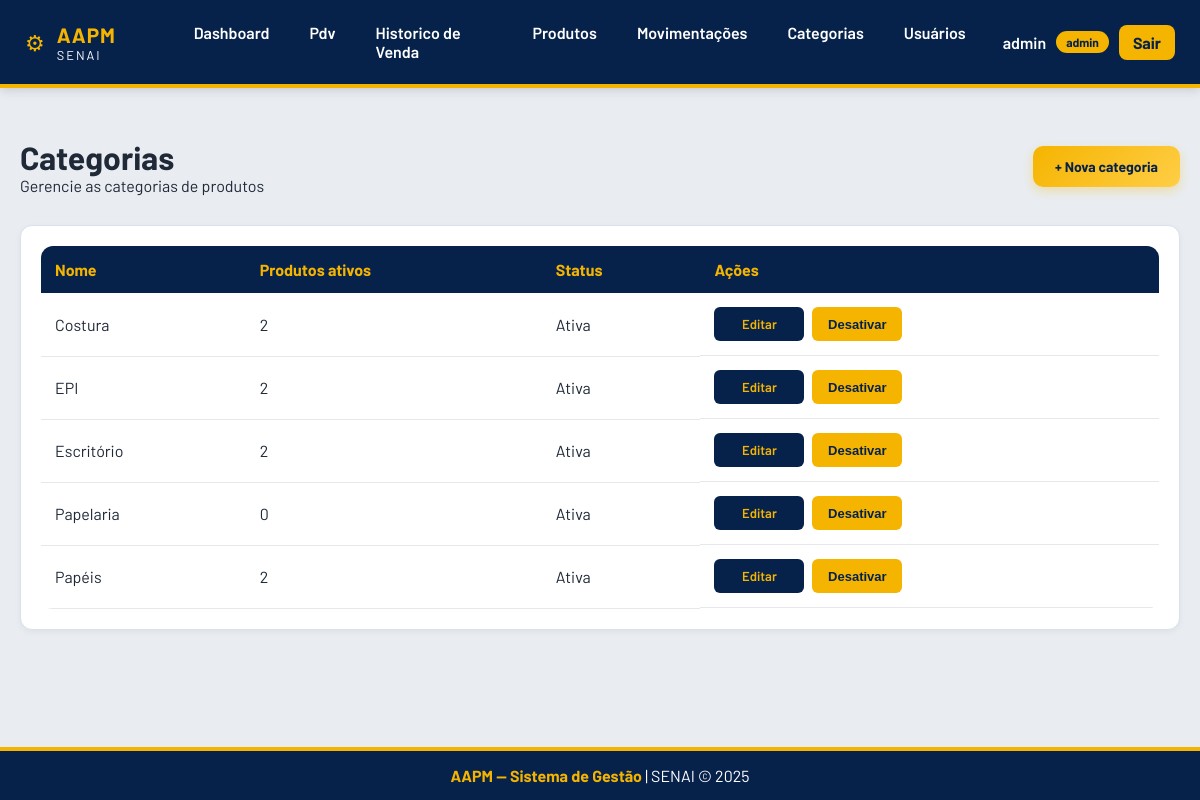
The page /categorias/ (signed in) on the database its author committed.
### app/models/categoria.py (models this page shows)
class Categoria(Base):
    __tablename__ = "categorias"
    id = Column(Integer, primary_key=True,autoincrement=True, index=True)
    nome = Column(String(100), nullable=False, unique=True)
    ativo = Column(Boolean, default=True)
    produtos = relationship("Produto", back_populates="categoria", lazy="select")

### app/controllers/categoria_controller.py (the view)
@router.get("/")
def listar_categorias(
    request: Request,
    db: Session = Depends(get_db),
    admin = Depends(get_admin)
):
    categorias = db.query(Categoria).order_by(Categoria.nome).all()
    return templates.TemplateResponse(
        request,
        "categorias/index.html",
        {
            "request":    request,
            "usuario":    admin,
            "categorias": categorias,
        }
    )

### app/templates/categorias/index.html (shortened to what this page needs)
{% extends "base.html" %}
{% block conteudo %}
<div class="page-header">
  <div>
    <h1 class="page-title">Categorias</h1>
    <p class="page-subtitle">Gerencie as categorias de produtos</p>
  </div>
  <a href="/categorias/nova" class="btn-primary">+ Nova categoria</a>
</div>
<div class="card">
  <div class="table-wrapper">
    <table class="table">
      <thead>
        <tr>
          <th>Nome</th>
          <th>Produtos ativos</th>
          <th>Status</th>
          <th>Ações</th>
        </tr>
      </thead>
      <tbody>
        {% for c in categorias %}
        <tr>
          <td>{{ c.nome }}</td>
          <td>{{ c.produtos | selectattr('ativo') | list | length }}</td>
          <td>
            <span class="status-badge status-badge--{{ 'ativo' if c.ativo else 'inativo' }}">
              {{ "Ativa" if c.ativo else "Inativa" }}
            </span>
          </td>
          <td class="td-actions">
            <a href="/categorias/{{ c.id }}/editar" class="btn-table">Editar</a>
            <form action="/categorias/{{ c.id }}/toggle-ativo" method="post" style="display:inline;">
              <button type="submit" class="btn-table btn-table--warn">
                {{ "Desativar" if c.ativo else "Ativar" }}
              </button>
            </form>
          </td>
        </tr>
        {% endfor %}
      </tbody>
    </table>
  </div>
</div>
{% endblock %}

### app/templates/base.html (shortened to what this page needs)
<!DOCTYPE html>
<html lang="pt-br">
<head>
  <link rel="stylesheet" href="/static/css/base.css">
  <link rel="stylesheet" href="/static/css/auth.css">
  <link rel="stylesheet" href="/static/css/index-inicial.css">
  <link rel="stylesheet" href="/static/css/index-categorias.css">
</head>
<body>
  <header class="header">
    <div class="header-inner">
      <div class="logo-area">
        <div class="logo-icon">⚙</div>
        <div class="logo-text">
          <span class="logo-aapm">AAPM</span>
          <span class="logo-senai">SENAI</span>
        </div>
      </div>
      {% if usuario %}
      <nav class="nav">
        <a href="/"  class="nav-link">Dashboard</a>
        <a href="/pdv/"   class="nav-link">Pdv</a>
        <a href="/pdv/historico"   class="nav-link">Historico de Venda</a>
        <a href="/produtos"   class="nav-link">Produtos</a>
        {% if usuario.role == 'admin' %}
        <a href="/movimentacoes" class="nav-link">Movimentações</a>
        <a href="/categorias" class="nav-link">Categorias</a>
          <a href="/usuarios" class="nav-link">Usuários</a>
        {% endif %}
      </nav>
      <div class="header-user">
        <span class="header-user__name">{{ usuario.nome }}</span>
        <span class="role-badge role-badge--{{ usuario.role|lower }}">{{ usuario.role }}</span>
        <a href="/auth/logout" class="btn-logout">Sair</a>
      </div>
      {% endif %}
    </div>
  </header>
  <main class="main-content">
    {% block conteudo %}{% endblock %}
  </main>
  <footer class="footer">
    <div class="footer-inner">
      <span class="footer-brand">AAPM &mdash; Sistema de Gestão</span>
      <span class="footer-sep">|</span>
      <span class="footer-info">SENAI &copy; 2025</span>
    </div>
  </footer>
</body>
</html>

### app/static/css/base.css (style rules this page uses)
* { margin:0; padding:0; box-sizing:border-box; }
body { font-family:'Barlow', sans-serif; background:#e9edf2; color:#1f2937; min-height:100vh; display:flex; flex-direction:column; }
.header { background:#06224a; border-bottom:4px solid #f5b400; box-shadow:0 2px 10px rgba(0,0,0,.15); }
.header-inner { max-width:1200px; margin:auto; padding:15px 25px; display:flex; align-items:center; justify-content:space-between; }
.logo-area { display:flex; align-items:center; gap:12px; }
.logo-icon { color:#f5b400; font-size:22px; }
.logo-text { display:flex; flex-direction:column; }
.logo-aapm { color:#f5b400; font-weight:700; font-size:1.3rem; letter-spacing:1px; justify-content:space-between; width:100px; }
.logo-senai { color:#fff; font-size:.8rem; letter-spacing:2px; }
.nav { display:flex; gap:12px; justify-content:space-between; width:800px; }
.nav-link { text-decoration:none; color:white; font-weight:600; padding:8px 14px; border-radius:8px; transition:.3s; }
.header-user { display:flex; align-items:center; gap:10px; }
.header-user__name { color:white; font-weight:600; }
.role-badge { padding:4px 10px; border-radius:20px; font-size:.75rem; font-weight:700; }
.role-badge--admin { background:#f5b400; color:#06224a; }
.btn-logout { text-decoration:none; background:#f5b400; color:#06224a; padding:8px 14px; border-radius:8px; font-weight:700; transition:.3s; }
.main-content { width:100%; max-width:1200px; margin:30px auto; padding:0 20px; flex:1; }
.card { background:white; border-radius:12px; padding:20px; border:1px solid #d9e1ea; box-shadow:0 2px 6px rgba(0,0,0,.05); }
table { width:100%; border-collapse:collapse; background:white; border-radius:12px; overflow:hidden; }
thead { background:#06224a; color:#f5b400; }
th { padding:14px; text-align:left; }
td { padding:14px; border-bottom:1px solid #e5e7eb; }
.btn-primary { display:inline-flex; align-items:center; justify-content:center; padding:12px 22px; background:linear-gradient(135deg,#f5b400,#ffce46); color:#06224a; border:none; border-radius:10px; font-size:14px; font-weight:700; text-decoration:none; box-shadow:0 4px 12px rgba(245,180,0,.30); transition:all .25s ease; }
form { background:white; padding:25px; border-radius:12px; box-shadow:0 2px 8px rgba(0,0,0,.05); }
.footer { background:#06224a; border-top:4px solid #f5b400; }
.footer-inner { max-width:1200px; margin:auto; padding:15px; text-align:center; color:white; }
.footer-brand { color:#f5b400; font-weight:700; }
.page-header { display:flex; justify-content:space-between; align-items:center; margin-top:20px; margin-bottom:30px; }

### app/static/css/index-categorias.css (style rules this page uses)
.td-actions { display: flex; align-items: center; gap: 8px; white-space: nowrap; }
.td-actions form { margin: 0 !important; padding: 0 !important; background: transparent !important; box-shadow: none !important; border: none !important; display: inline-flex !important; }
.btn-table { display: inline-flex; align-items: center; justify-content: center; min-width: 90px; height: 34px; padding: 0 14px; border: 1px solid transparent; border-radius: 6px; background: #06224a; color: #f5b400 !important; text-decoration: none; font-size: 13px; font-weight: 600; cursor: pointer; transition: background-color 0.2s ease, transform 0.1s ease; }
.btn-table--warn { background: #f5b400 !important; color: #06224a !important; border: 1px solid rgba(245, 180, 0, 0.4) !important; }

### rows shown on the page
Categoria: nome "Costura", produtos|selectattr "2", ativo "Ativa", ativo "Desativar"
Categoria: nome "EPI", produtos|selectattr "2", ativo "Ativa", ativo "Desativar"
Categoria: nome "Escritório", produtos|selectattr "2", ativo "Ativa", ativo "Desativar"
Categoria: nome "Papelaria", produtos|selectattr "0", ativo "Ativa", ativo "Desativar"
Categoria: nome "Papéis", produtos|selectattr "2", ativo "Ativa", ativo "Desativar"

### other values the page prints
{{ usuario.nome }} "admin"
{{ usuario.role }} "admin"
